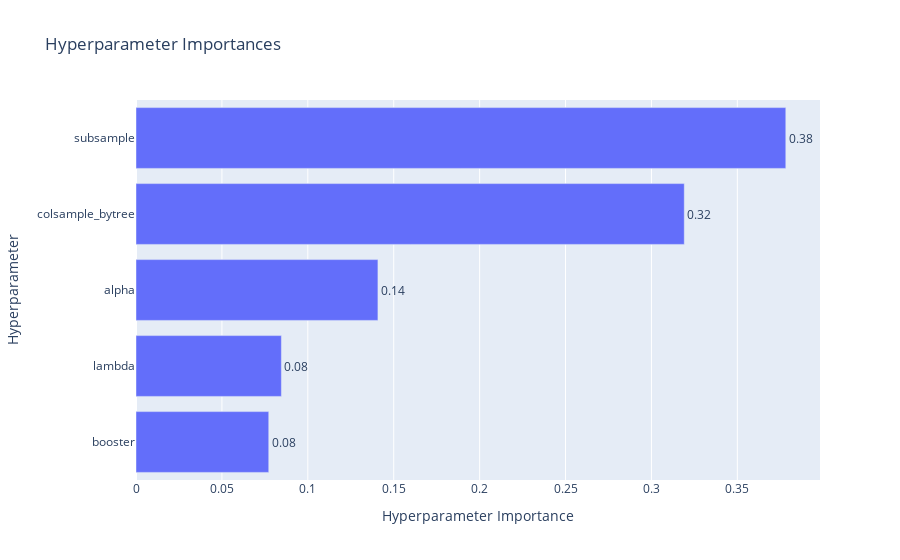

Source (notebook cell):
### Code cell
optuna.visualization.plot_param_importances(study)

### Figure 1 — Plotly figure (JSON) as saved in the notebook; plotly's stock layout.template omitted (floating-point values rounded to 4 significant figures)
{"data": [{"cliponaxis": false, "hovertemplate": ["booster (CategoricalDistribution): 0.07726350893741019<extra></extra>", "lambda (FloatDistribution): 0.08462061923529836<extra></extra>", "alpha (FloatDistribution): 0.14080752882677103<extra></extra>", "colsample_bytree (FloatDistribution): 0.3191073061752919<extra></extra>", "subsample (FloatDistribution): 0.37820103682522854<extra></extra>"], "name": "Objective Value", "orientation": "h", "text": ["0.08", "0.08", "0.14", "0.32", "0.38"], "textposition": "outside", "type": "bar", "x": [0.07726, 0.08462, 0.1408, 0.3191, 0.3782], "y": ["booster", "lambda", "alpha", "colsample_bytree", "subsample"]}], "layout": {"title": {"text": "Hyperparameter Importances"}, "xaxis": {"title": {"text": "Hyperparameter Importance"}}, "yaxis": {"title": {"text": "Hyperparameter"}}}}
